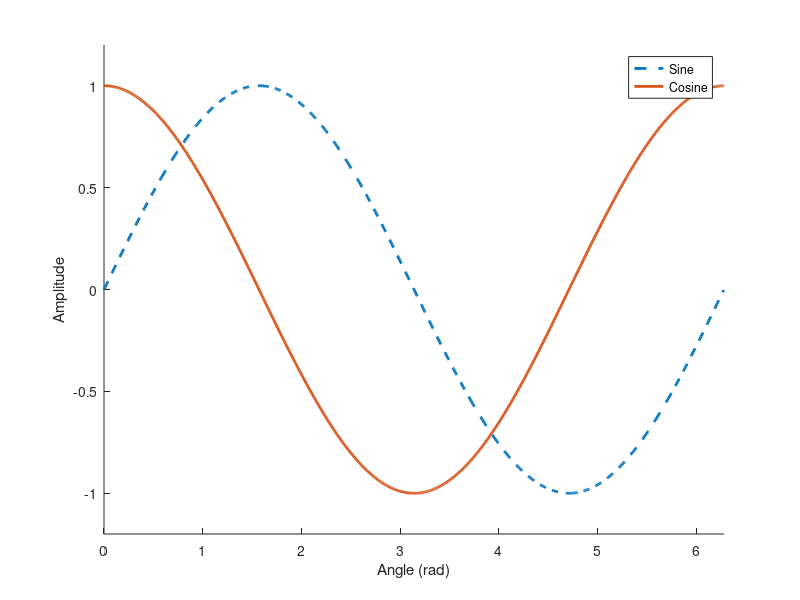

Source code (MATLAB):
% Plotting Example:

clear
close
clc

% Create x and y vectors for the plot:
ang=0:0.01:2*pi;
sinVec=sin(ang);
cosVec=cos(ang);

% Ask user what amplitude they want to find
amp=input('Enter an amplitude between 0 and 1 to highlight: ');

% Since angle steps might not hit right on the value, set a margin of
% error:
margin=0.02;

% Create logical arrays to find relevant indices. Note the use of single
% logical operators instead of double (e.g. & vs &&) with vectors.

logicalSin=(sinVec>(amp-margin)&sinVec<(amp+margin));
logicalCos=(cosVec>(amp-margin)&cosVec<(amp+margin));

highlightSin=find(logicalSin);
highlightCos=find(logicalCos);

% Plot both graphs! Make one graph dashed for better B&W identification.
hold on
plot(ang,sinVec,'--','LineWidth',2)
plot(ang,cosVec,'LineWidth',2)

% Make axes fit better [xMin,xMax,yMin,yMax] with 20% padding for y-values
axis([0,2*pi,1.2*min(sinVec),1.2*max(sinVec)])

% Label that boi
xlabel('Angle (rad)')
ylabel('Amplitude')

% Put points at highlight values:
plot(ang(highlightSin(:)),sinVec(highlightSin(:)),'*')
plot(ang(highlightCos(:)),cosVec(highlightCos(:)),'*')

% Legend that boi
legend('Sine','Cosine','Sine Highlight','Cosine Highlight')

